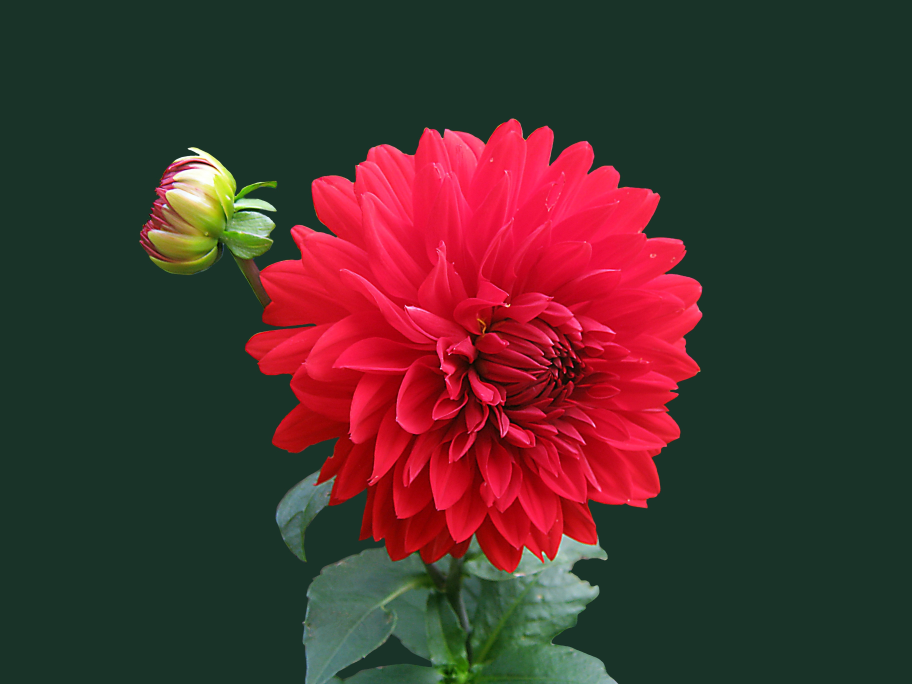
#> input picture resources/flower.jpg, 3648 x 2736 px (shown at 1/4 size)
$ python Chapter_07.py
#> lines starting #> are read from the running program, lines starting #| are printed output that depends on the picture; after the words box and inside, x2 and y2 are one past the last pixel; in counts of white or black regions, pixels touching at a corner belong together
### My_OpenCV_Functions.py
import cv2
import numpy as np

def stackImages(scale,imgArray):
    rows = len(imgArray)
    cols = len(imgArray[0])
    rowsAvailable = isinstance(imgArray[0], list)
    width = imgArray[0][0].shape[1]
    height = imgArray[0][0].shape[0]
    if rowsAvailable:
        for x in range ( 0, rows):
            for y in range(0, cols):
                if imgArray[x][y].shape[:2] == imgArray[0][0].shape [:2]:
                    imgArray[x][y] = cv2.resize(imgArray[x][y], (0, 0), None, scale, scale)
                else:
                    imgArray[x][y] = cv2.resize(imgArray[x][y], (imgArray[0][0].shape[1], imgArray[0][0].shape[0]), None, scale, scale)
                if len(imgArray[x][y].shape) == 2: imgArray[x][y]= cv2.cvtColor( imgArray[x][y], cv2.COLOR_GRAY2BGR)
        imageBlank = np.zeros((height, width, 3), np.uint8)
        hor = [imageBlank]*rows
        hor_con = [imageBlank]*rows
        for x in range(0, rows):
            hor[x] = np.hstack(imgArray[x])
        ver = np.vstack(hor)
    else:
        for x in range(0, rows):
            if imgArray[x].shape[:2] == imgArray[0].shape[:2]:
                imgArray[x] = cv2.resize(imgArray[x], (0, 0), None, scale, scale)
            else:
                imgArray[x] = cv2.resize(imgArray[x], (imgArray[0].shape[1], imgArray[0].shape[0]), None,scale, scale)
            if len(imgArray[x].shape) == 2: imgArray[x] = cv2.cvtColor(imgArray[x], cv2.COLOR_GRAY2BGR)
        hor= np.hstack(imgArray)
        ver = hor
    return ver

# [39 lines left out: functions contourImageChange, getContours, not called in this run]

### Chapter_07.py
import cv2
import numpy as np
import My_OpenCV_Functions as cv

def empty(a):
    pass

# Creating a Window with Trackbars
cv2.namedWindow("TrackBars")
cv2.resizeWindow("TrackBars",640,240)
cv2.createTrackbar("Hue Min","TrackBars",0,179,empty)
#> slider 'Hue Min' is set to 35
cv2.createTrackbar("Hue Max","TrackBars",179,179,empty)
cv2.createTrackbar("Sat Min","TrackBars",0,255,empty)
#> slider 'Sat Min' is set to 51
cv2.createTrackbar("Sat Max","TrackBars",255,255,empty)
cv2.createTrackbar("Val Min","TrackBars",0,255,empty)
#> slider 'Val Min' is set to 51
cv2.createTrackbar("Val Max","TrackBars",255,255,empty)

# Continously running a loop to see changes in real time
while True:
    # Stroing the Image in te variable and creating a HSV Image
    img = cv2.imread("resources/flower.jpg")
#> img is the input picture: shape (2736, 3648, 3); mean B, G, R 45.6, 50, 72.7
    imgHSV = cv2.cvtColor(img,cv2.COLOR_BGR2HSV)
#> imgHSV: shape (2736, 3648, 3); mean H, S, V 95, 151.2, 93

    # Taking the Min and Max values of the TrackBars in real time
    h_min = cv2.getTrackbarPos("Hue Min","TrackBars")
    h_max = cv2.getTrackbarPos("Hue Max", "TrackBars")
    s_min = cv2.getTrackbarPos("Sat Min", "TrackBars")
    s_max = cv2.getTrackbarPos("Sat Max", "TrackBars")
    v_min = cv2.getTrackbarPos("Val Min", "TrackBars")
    v_max = cv2.getTrackbarPos("Val Max", "TrackBars")

    # Printing the value for reference
    print(h_min,h_max,s_min,s_max,v_min,v_max)

    # Creating a Mask Image
    lower = np.array([h_min,s_min,v_min])
    upper = np.array([h_max,s_max,v_max])
    mask = cv2.inRange(imgHSV,lower,upper)
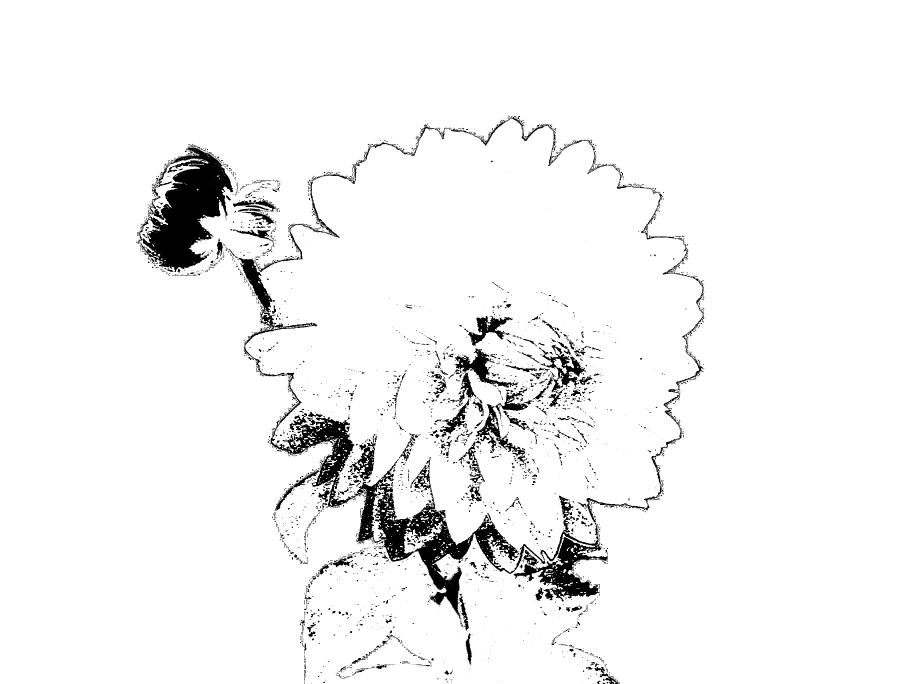
#> mask: shape (2736, 3648) (shown at 1/4 size); 95.4% white; 4483 black regions (3546 under 20 px), largest, box (x1, y1, x2, y2) and area: (950, 604, 2817, 2478) 196148, (552, 590, 932, 1088) 92997, (1024, 466, 2380, 1088) 14473
    imgResult = cv2.bitwise_and(img,img,mask=mask)
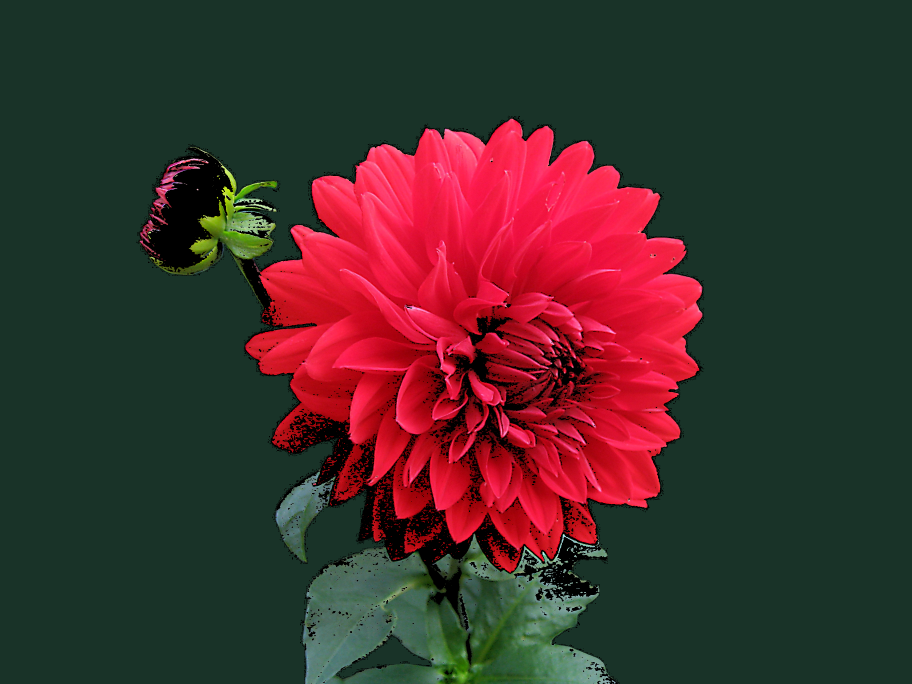
#> imgResult: shape (2736, 3648, 3) (shown at 1/4 size); mean B, G, R 43.4, 46.8, 67.1

    # Creating a Stack Image for Easy Reference
    imgStack = cv.stackImages(0.08,([img,imgHSV],[mask,imgResult]))
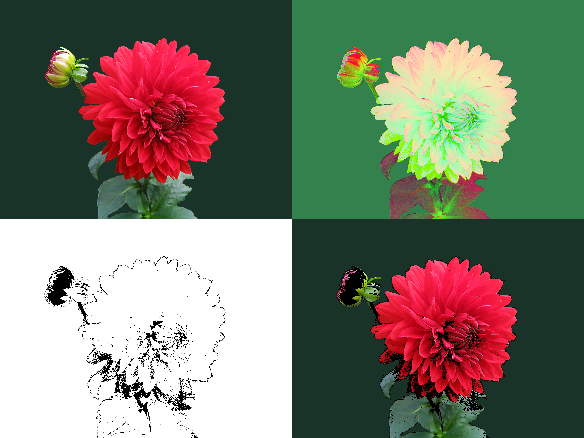
#> imgStack: shape (438, 584, 3); mean B, G, R 106.9, 122.9, 119
    cv2.imshow("Stacked Images", imgStack)
    cv2.waitKey(1)

$ run again, with resources/girl.jpg copied over resources/flower.jpg
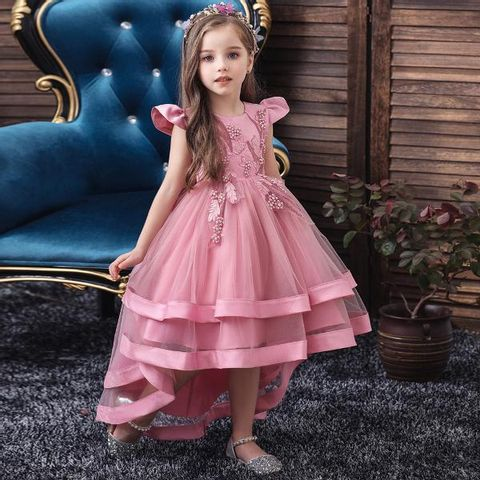
#> input picture resources/girl.jpg, 480 x 480 px
#> img is the input picture: shape (480, 480, 3); mean B, G, R 83.4, 75.7, 92.8
#> imgHSV: shape (480, 480, 3); mean H, S, V 95.8, 92, 104.4
#> `mask = cv2.inRange(imgHSV,lower,upper)`:
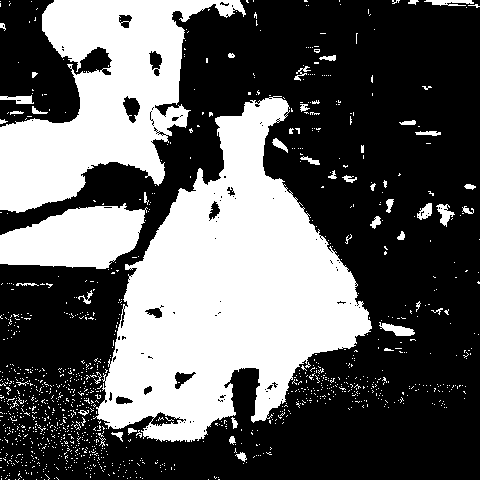
#> mask: shape (480, 480); 37.1% white; 1210 white regions (1159 under 20 px), largest, box (x1, y1, x2, y2) and area: (93, 96, 372, 442) 48603, (0, 0, 246, 213) 24483, (0, 203, 148, 269) 6783
#> `imgStack = cv.stackImages(0.08,([img,imgHSV],[mask,imgResult]))`:
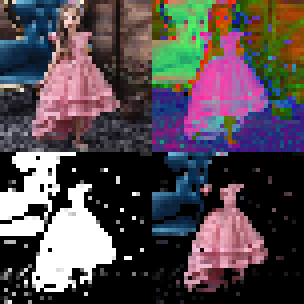
#> imgStack: shape (76, 76, 3) (shown 4 times larger); mean B, G, R 79.8, 74.8, 84.6
